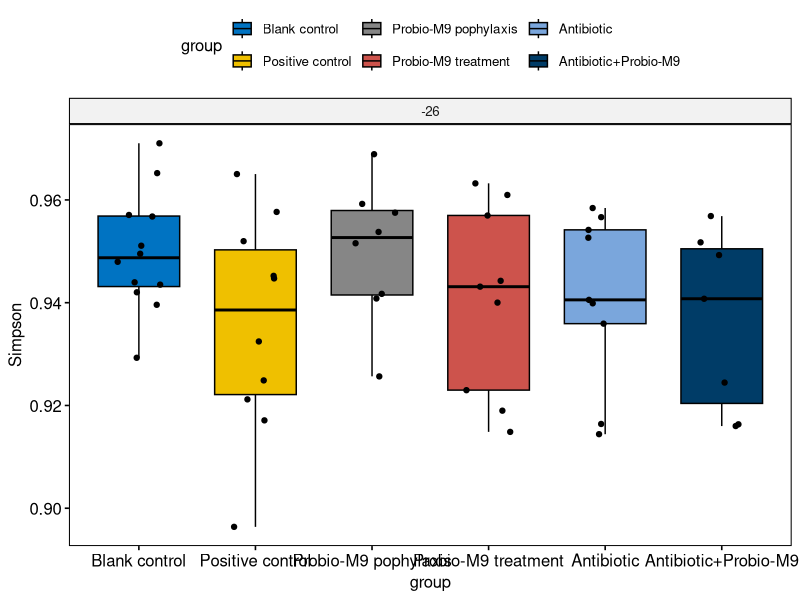
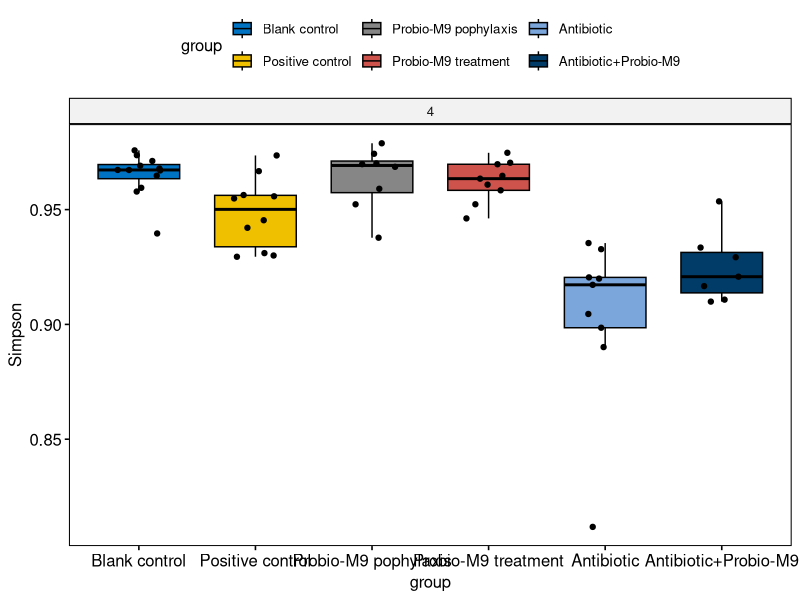

Write the R code that produced these figures, in order.
library(vegan)
setwd("path/to/your/directory")  #设置工作路径
data_lxy_26 <- read.table("alpha data_-26d.txt", row.names=1, header=T,sep = "\t")
Shannon.Wiener <- diversity(data_lxy_26, index = "shannon")
Simpson <- diversity(data_lxy_26, index = "simpson")
div<-data.frame(Shannon.Wiener,Simpson)
write.csv(div,"Data_26.csv")
library(ggpubr)
library(ggplot2)
data_simpson_26 <-read.table("simpson_-26.txt",header=T,check.names=FALSE,sep="\t")
p <- ggboxplot(data_simpson_26, x="group", y="Simpson", fill = "group", palette = "jco", add = "jitter",facet.by = "time")     
p
compare_means(Simpson~group, data=data_simpson_26, method = "wilcox.test", paired = F,  group.by = NULL)


data_lxy_4 <- read.table("alpha data_4d.txt", row.names=1, header=T,sep = "\t")
Shannon.Wiener <- diversity(data_lxy_4, index = "shannon")
Simpson <- diversity(data_lxy_4, index = "simpson")
div<-data.frame(Shannon.Wiener,Simpson)
write.csv(div,"Data_4.csv")
data_simpson_4 <-read.table("simpson_4.txt",header=T,check.names=FALSE,sep="\t")
p <- ggboxplot(data_simpson_4, x="group", y="Simpson", fill = "group",palette = "jco", add = "jitter", facet.by = "time")   
p
compare_means(Simpson~group, data=data_simpson_4, method = "wilcox.test", paired = F,  group.by = NULL)
